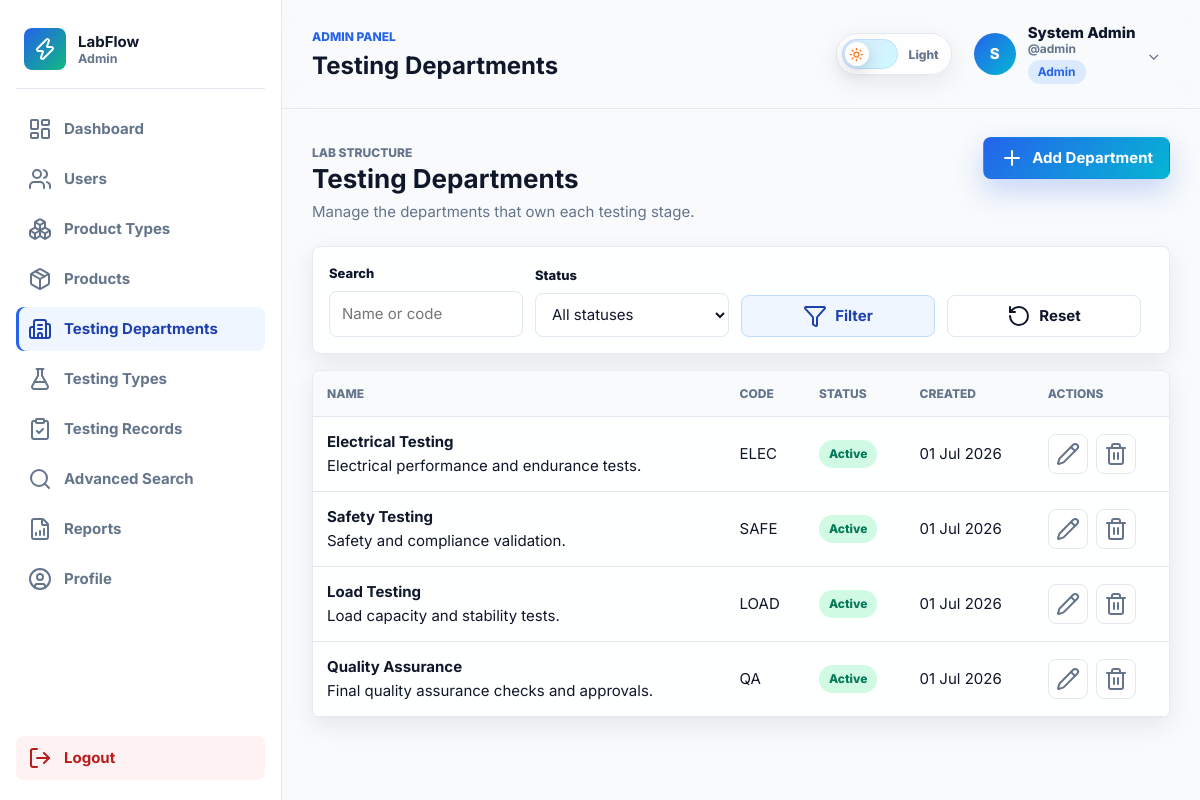
The page /admin/testing-departments/index.php (signed in) on the database its author committed.
### tables this page shows
CREATE TABLE `testing_departments` (
  `id` INT UNSIGNED NOT NULL AUTO_INCREMENT,
  `name` VARCHAR(120) NOT NULL,
  `code` VARCHAR(10) NOT NULL,
  `description` TEXT NULL,
  `status` ENUM('active', 'inactive') NOT NULL DEFAULT 'active',
  `created_at` DATETIME NOT NULL DEFAULT CURRENT_TIMESTAMP,
  `updated_at` DATETIME NULL DEFAULT NULL ON UPDATE CURRENT_TIMESTAMP,
  PRIMARY KEY (`id`),
  UNIQUE KEY `uq_testing_departments_code` (`code`),
  KEY `idx_testing_departments_status` (`status`)
);

### admin/testing-departments/index.php (the view, shortened to what this page needs)
<?php
$pdo = getPDO();
$q = trim($_GET['q'] ?? '');
$params = [];
$sql = 'SELECT * FROM testing_departments';
$sql .= ' ORDER BY created_at DESC';
$stmt = $pdo->prepare($sql);
$stmt->execute($params);
$rows = $stmt->fetchAll();
include __DIR__ . '/../../includes/admin_start.php';
?>
<div class="page-header" data-animate="fade-up">
    <div>
        <p class="eyebrow">Lab structure</p>
        <h2>Testing Departments</h2>
        <p>Manage the departments that own each testing stage.</p>
    </div>
    <a class="btn btn-primary" href="<?= url('admin/testing-departments/create.php') ?>"><i data-lucide="plus"></i> Add Department</a>
</div>
<form class="filter-bar surface-card" method="get" data-animate="fade-up">
    <div class="field">
        <label>Search</label>
        <input type="search" name="q" value="<?= e($q) ?>" placeholder="Name or code">
    </div>
    <div class="field">
        <label>Status</label>
        <select name="status">
            <option value="">All statuses</option>
        </select>
    </div>
    <button class="btn btn-secondary" type="submit"><i data-lucide="filter"></i> Filter</button>
    <a class="btn btn-soft" href="<?= url('admin/testing-departments/index.php') ?>"><i data-lucide="rotate-ccw"></i> Reset</a>
</form>
<section class="surface-card table-shell" data-animate="fade-up">
    <?php if ($rows): ?>
        <table class="data-table">
            <thead>
                <tr>
                    <th>Name</th>
                    <th>Code</th>
                    <th>Status</th>
                    <th>Created</th>
                    <th>Actions</th>
                </tr>
            </thead>
            <tbody>
                <?php foreach ($rows as $row): ?>
                    <tr data-search-row>
                        <td><strong><?= e($row['name']) ?></strong><br><span><?= e($row['description']) ?></span></td>
                        <td><?= e($row['code']) ?></td>
                        <td><?= statusBadge($row['status']) ?></td>
                        <td><?= e(formatDate($row['created_at'])) ?></td>
                        <td>
                            <div class="table-actions">
                                <a class="icon-btn" href="<?= url('admin/testing-departments/edit.php?id=' . (int) $row['id']) ?>" aria-label="Edit"><i data-lucide="pencil"></i></a>
                                <form method="post" action="<?= url('admin/testing-departments/delete.php') ?>" onsubmit="return confirm('Delete this department?');">
                                    <button class="icon-btn" type="submit" aria-label="Delete"><i data-lucide="trash-2"></i></button>
                                </form>
                            </div>
                        </td>
                    </tr>
                <?php endforeach; ?>
            </tbody>
        </table>
    <?php endif; ?>
</section>
<?php include __DIR__ . '/../../includes/admin_end.php'; ?>

### includes/functions.php (shortened to what this page needs)
<?php
function e(mixed $value): string
{
    return htmlspecialchars((string) $value, ENT_QUOTES, 'UTF-8');
}
function url(string $path = ''): string
{
    $path = trim($path, '/');
    $base = APP_BASE_PATH ?: '';
    return $path === '' ? ($base . '/') : ($base . '/' . $path);
}
function formatDate(?string $date, string $format = 'd M Y'): string
{
    return date($format, strtotime($date));
}
function humanize(?string $value): string
{
    return ucwords(str_replace('_', ' ', (string) $value));
}
function statusBadge(?string $status): string
{
    $status = $status ?: 'pending';
    $classMap = [
        'active' => 'success',
        'inactive' => 'neutral',
        'manufactured' => 'info',
        'under_testing' => 'warning',
        'passed_internal' => 'success',
        'failed_internal' => 'danger',
        'sent_to_cpri' => 'primary',
        'approved' => 'success',
        'sent_for_remaking' => 'danger',
        'pending' => 'warning',
        'in_progress' => 'info',
        'completed' => 'success',
        'sent_to_next_department' => 'primary',
    ];
    $class = $classMap[$status] ?? 'neutral';
    return '<span class="badge badge-' . e($class) . '">' . e(humanize($status)) . '</span>';
}

### assets/css/style.css (style rules this page uses)
:root { --primary: #2563eb; --primary-dark: #1e40af; --cyan: #06b6d4; --emerald: #10b981; --amber: #f59e0b; --danger: #ef4444; --bg: #f8fafc; --surface: #ffffff; --surface-soft: #f1f5f9; --text: #0f172a; --muted: #64748b; --border: #e2e8f0; --shadow-sm: 0 8px 24px rgba(15, 23, 42, 0.08); --shadow-md: 0 18px 50px rgba(37, 99, 235, 0.12); --radius: 8px; --sidebar-width: 282px; }
* { box-sizing: border-box; }
html { scroll-behavior: smooth; }
body { margin: 0; background: var(--bg); color: var(--text); font-family: "Inter", system-ui, -apple-system, BlinkMacSystemFont, "Segoe UI", sans-serif; font-size: 15px; line-height: 1.6; }
a { color: inherit; text-decoration: none; }
button, input, select, textarea { font: inherit; }
img, svg { max-width: 100%; }
.btn { position: relative; overflow: hidden; display: inline-flex; align-items: center; justify-content: center; gap: 8px; min-height: 42px; padding: 0 16px; border: 1px solid transparent; border-radius: var(--radius); cursor: pointer; font-weight: 700; transition: transform 180ms ease, box-shadow 180ms ease, border-color 180ms ease, background 180ms ease; white-space: nowrap; }
.btn::after { content: ""; position: absolute; inset: 0; background: linear-gradient(110deg, transparent 0%, rgba(255, 255, 255, 0.34) 46%, transparent 58%); transform: translateX(-120%); transition: transform 520ms ease; pointer-events: none; }
.btn-primary { color: #fff; background: linear-gradient(135deg, var(--primary), var(--cyan)); box-shadow: 0 12px 28px rgba(37, 99, 235, 0.24); }
.btn-secondary { color: var(--primary-dark); background: #eff6ff; border-color: #bfdbfe; }
.btn-soft { color: var(--text); background: var(--surface); border-color: var(--border); }
.icon-btn { display: inline-flex; align-items: center; justify-content: center; width: 40px; height: 40px; border: 1px solid var(--border); border-radius: var(--radius); color: var(--muted); background: var(--surface); cursor: pointer; transition: color 180ms ease, background 180ms ease, transform 180ms ease; }
.eyebrow { margin: 0 0 6px; color: var(--primary); font-size: 12px; font-weight: 800; letter-spacing: 0; text-transform: uppercase; }
.badge { display: inline-flex; align-items: center; min-height: 28px; padding: 4px 10px; border-radius: 999px; font-size: 12px; font-weight: 800; }
.badge-success { color: #047857; background: #d1fae5; }
.app-body { min-height: 100vh; }
.surface-card { border: 1px solid rgba(226, 232, 240, 0.86); border-radius: var(--radius); background: rgba(255, 255, 255, 0.86); box-shadow: var(--shadow-sm); }
.page-header { display: flex; align-items: flex-start; justify-content: space-between; gap: 18px; margin-bottom: 22px; }
.page-header h2 { margin: 0; font-size: 26px; line-height: 1.2; }
.page-header p { margin: 6px 0 0; color: var(--muted); }
body.app-body, body.app-body .sidebar, body.app-body .topbar, body.app-body .surface-card, body.app-body .field input, body.app-body .field select, body.app-body .field textarea, body.app-body .data-table th, body.app-body .data-table td, body.app-body .theme-toggle { transition: color 220ms ease, background-color 220ms ease, border-color 220ms ease, box-shadow 220ms ease; }

### assets/css/forms.css (style rules this page uses)
.field { display: grid; gap: 7px; }
.field label { color: var(--text); font-size: 13px; font-weight: 800; }
.field input, .field select, .field textarea { width: 100%; min-height: 44px; padding: 10px 12px; border: 1px solid var(--border); border-radius: var(--radius); color: var(--text); background: #fff; outline: none; transition: border-color 180ms ease, box-shadow 180ms ease; }
.filter-bar { display: grid; grid-template-columns: repeat(4, minmax(0, 1fr)) auto; gap: 12px; align-items: end; margin-bottom: 16px; padding: 16px; }

### assets/css/tables.css (style rules this page uses)
.table-shell { overflow-x: auto; }
.data-table { width: 100%; border-collapse: collapse; min-width: 760px; }
.data-table th, .data-table td { padding: 13px 14px; border-bottom: 1px solid var(--border); text-align: left; vertical-align: middle; }
.data-table th { color: var(--muted); font-size: 12px; font-weight: 800; text-transform: uppercase; background: #f8fafc; }
.data-table tr { transition: background 180ms ease; }
.table-actions { display: flex; align-items: center; gap: 8px; }
.table-actions form { margin: 0; }

### rows shown on the page
testing_departments: name "Electrical Testing", description "Electrical performance and endurance tests.", code "ELEC", status "Active", created_at "01 Jul 2026"
testing_departments: name "Safety Testing", description "Safety and compliance validation.", code "SAFE", status "Active", created_at "01 Jul 2026"
testing_departments: name "Load Testing", description "Load capacity and stability tests.", code "LOAD", status "Active", created_at "01 Jul 2026"
testing_departments: name "Quality Assurance", description "Final quality assurance checks and approvals.", code "QA", status "Active", created_at "01 Jul 2026"

### other values the page prints
$panelBrand "LabFlow"
humanize(current_user()['role'] ?? 'admin') "Admin"
$item['label'] "Dashboard"
$item['label'] "Users"
$item['label'] "Product Types"
$item['label'] "Products"
$item['label'] "Testing Departments"
$item['label'] "Testing Types"
$item['label'] "Testing Records"
$item['label'] "Advanced Search"
$item['label'] "Reports"
$item['label'] "Profile"
$panelName "ADMIN PANEL"
$pageTitle "Testing Departments"
substr($userName, 0, 1) "S"
